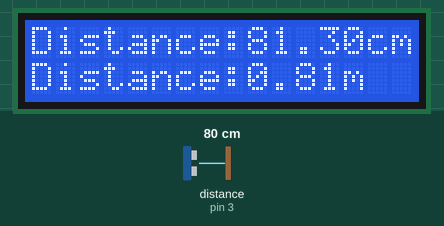
Bench run of a sketch on a simulated Arduino Uno, built with avr-gcc and run on an emulated ATmega328P. Shown: 16×2 character LCD. Wiring (inferred from the names in the program): ultrasonic range finder: trigger pin 2; echo pin 3. The inputs (shaded band) are chosen by the test bench; at power-on: distance to the obstacle (sensor on pin 3) 80 cm. The echo pulse lasts 58.3 µs per cm; what the sketch prints to the serial monitor is not drawn.

Above: at 1.2 s.
1.3 s: distance to the obstacle (sensor on pin 3) set to 2 cm
At 4.1 s:
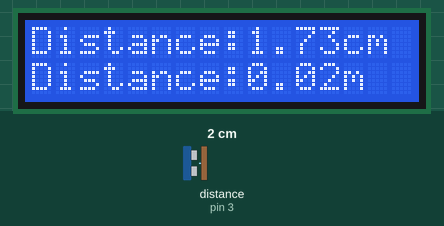
7.7 s: distance to the obstacle (sensor on pin 3) set to 4 cm
At 10.0 s:
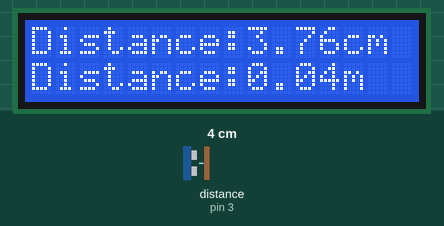
13.7 s: distance to the obstacle (sensor on pin 3) set to 9 cm
At 15.9 s:
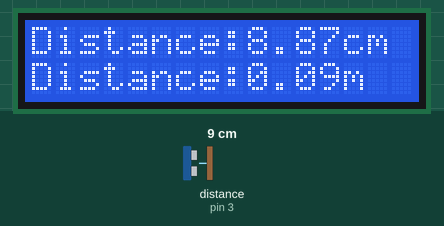
Timing chart, 0 to 17.4 s (numbered marks = the images above; inputs shaded):
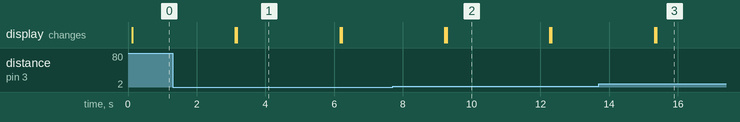

The sketch:

US_Distance_measurment.ino
```cpp
#include <Wire.h>
#include <LiquidCrystal_I2C.h>
#define trigPin 2
#define echoPin 3
#define startpin 4

float time;
float distance;


LiquidCrystal_I2C lcd(0x3F, 16, 2);

void setup()
{
  Serial.begin(9600);
  pinMode(trigPin, OUTPUT);
  pinMode(echoPin, INPUT);
  lcd.begin();
  lcd.backlight();
}

void loop()
{
  lcd.backlight();
  lcd.print("Distance Measure");
    lcd.clear();
    digitalWrite(trigPin, LOW);
    // this clears the trig pin by setting it in low
    delayMicroseconds(5);

      // Trigger the sensor by setting the trigPin high for 10 microseconds:
    digitalWrite(trigPin, HIGH);
    delayMicroseconds(10);
    digitalWrite(trigPin, LOW);

     time = pulseIn(echoPin,HIGH);
     distance = time * 0.035/2;
     lcd.print("Distance:");
     lcd.print(distance);
     lcd.print("cm");
     lcd.setCursor(0,1);
     lcd.print("Distance:");
     lcd.print(distance/100);
     lcd.print("m");
     Serial.print("Distance cm : ");
     Serial.println(distance);
     delay(3000);
     lcd.clear();
}
```

Measured:
- after the input at 1.3 s, the display: first differs from a run without the input after 1.9 s (image 1)
- after the input at 7.7 s, the display: first differs from a run without the input after 1.6 s (image 2)
- after the input at 13.7 s, the display: first differs from a run without the input after 1.7 s (image 3)
- what the display in image 1 shows lasts 3.0 s, from 3.2 s to 6.2 s
